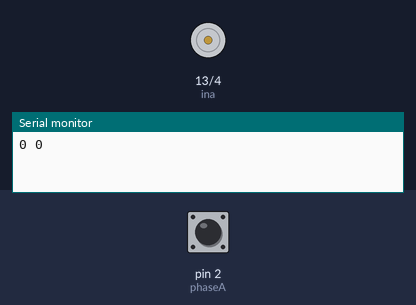
Bench run of a sketch on a simulated Arduino Uno, built with avr-gcc and run on an emulated ATmega328P. Shown: motor-driver pin pairs drawn as motors (green arrow = first pin HIGH = forward, orange = second pin HIGH = backward, longer = more drive, scaled by the enable pin), the last lines printed to the serial monitor. The inputs (shaded band) are chosen by the test bench; at power-on: pin 2 (phaseA) HIGH.

Above: at 0.1 s.
At 31.5 s:
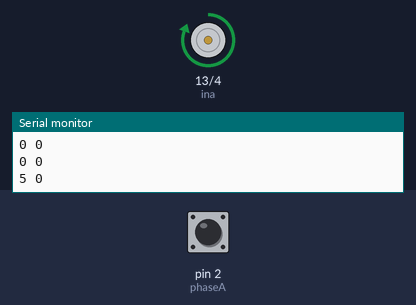
Timing chart, 0 to 40.0 s (numbered marks = the images above):
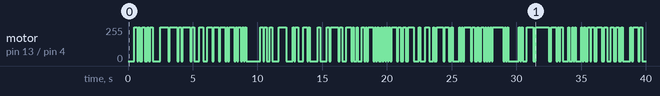

Measured:
- by itself, motor on pin 13 (ina) / pin 4 (inb): stopped → forward 255/255 at 0.50 s, → stopped 0.20 s later, → forward 255/255 0.10 s later, → stopped 0.10 s later, … (176 changes in this stretch)

The sketch:

identification.ino
```cpp
// System Identification of DC Motor
//www.github.com/brilianputraa

//Parts:
//L298N H-Bridge Module
//25GA370 1000 RPM DC Motor With Encoder (Hall Sensor)
//The Encoder raise 60-61 pulse per RPM

//Methods:
// To get the system model, I use finite impulse response model (FIR)
// By inputting PRBS signal into the DC Motor and record the input (PWM Period) as well the velocity from encoder
// Finally, export the dataset from serial to txt file by copy it then paste into notepad

//Resource:
//https://web.stanford.edu/class/archive/ee/ee392m/ee392m.1034/Lecture8_ID.pdf
//http://tziteras.blogspot.com/2009/11/green-noise-experiment.html

                                                                                                                                                                                                                                                                                                                                                                                                                                                                                                                                     int en =  9; // For PWM signal
int ina = 13; // Logic of Left Side H-Bridge Transistor
int inb = 4; // Logic of Right Side H-Bridge Transistor
int phaseA = 2;
unsigned long prevTime = 0;
unsigned long nowTime = 0;
int updateTime = 100; // Change the interval of speed read
volatile long encoderRead = 0;
int speedDC = 0;
float encoderCount = 61;
unsigned long prbs;
int scale = 1000 / updateTime;
unsigned long simTime = millis() + 100000; // Simulation time

void setup(){
  Serial.begin(57600);

  pinMode(phaseA, INPUT_PULLUP);
  pinMode(en, OUTPUT);
  pinMode(ina, OUTPUT);
  pinMode(inb, OUTPUT);

  encode(); // Init the encoder pin

  digitalWrite(ina, HIGH); // Enabling the MOTOR
  digitalWrite(inb, LOW);

  prbs = 0x22aa33aaA;
}

void loop(){
  if (millis() <= simTime){

      runPRBS();
      digitalWrite(en, prbs & 1);
      Serial.print((prbs & 1) * 5);
      Serial.print(" ");
      delay(updateTime);

    // Read the speed in RPM every time interval
    //  if (nowTime - prevTime > updateTime){
    //    prevTime = nowTime;
       speedDC = (float)(encoderRead * 60 * scale / encoderCount);
    //    Serial.print("RPM :");
       Serial.println(speedDC);
       encoderRead = 0; // Reset the value after update speed
    //  }
  }
  else{
      motorOff();
  }
}

void addEncoder(){
// Increment the encoder pulse every detect rising signal
   encoderRead++;
}

void encode(){
  attachInterrupt(digitalPinToInterrupt(phaseA), addEncoder, RISING);
}

void runPRBS(){
  unsigned long updatePRBS;
  unsigned char xorbit;
  unsigned char c30, c29, c25, c24;
  // Choose the bit you want to shift can be any bit in range of 0-31 (32 bit)
  c30 = (prbs & (1L << 30)) >> 30; // number 30 bit
  c29 = (prbs & (1L << 29)) >> 29; // number 29 bit
  c25 = (prbs & (1L << 25)) >> 25; // number 25 bit
  c24 = (prbs & (1L << 24)) >> 24; // number 24 bit

  // XOR the bit
  xorbit = c30 ^ c29 ^ c25 ^ c24;

  // Shift and move the bit
  updatePRBS = (prbs << 1) | xorbit;

  // Replace the register
  prbs = updatePRBS;
}

void motorOff(){
   digitalWrite(ina, LOW);
}
```
